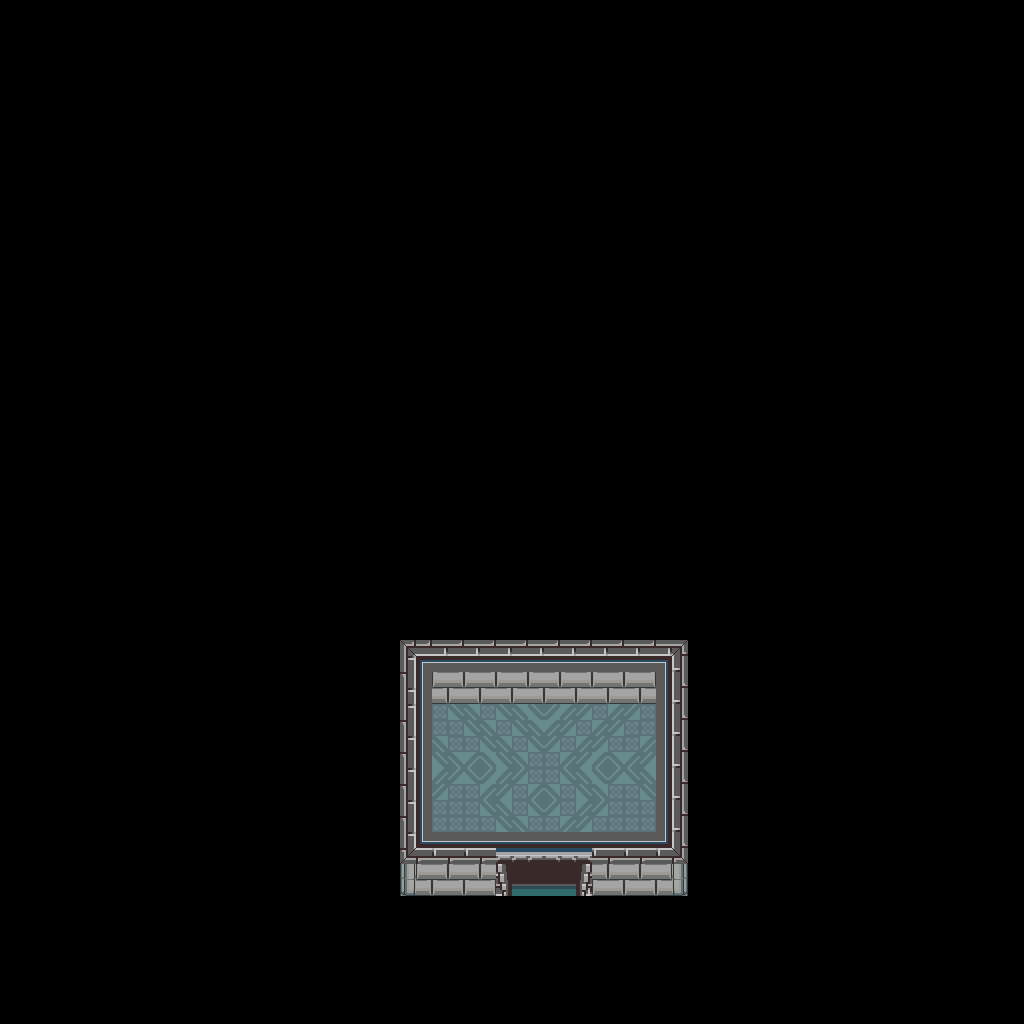

A level layout from a 2D game, rendered from its tile map. Below: a short description, then the map file with tile-grid data replaced by summaries:
An orthogonal 64x64 tile map with 16x16 px tiles, 1 tile layer (base), 1 hidden layer not drawn and 1 object.

<map version="1.10" tiledversion="1.12.1" orientation="orthogonal" renderorder="right-down" width="64" height="64" tilewidth="16" tileheight="16" infinite="0" nextlayerid="3" nextobjectid="2">
 <tileset firstgid="1" source="../classiciphone_pics4.tsx" />
 <layer id="1" name="base" width="64" height="64">
  <data>[4096 cells, 4096 non-empty, 43 distinct tile ids]</data>
 </layer>
 <layer id="2" name="collision" width="64" height="64" visible="0">
  <properties><property name="collision" value="true" /></properties>
  <data>[4096 cells, 3976 non-empty, 1 distinct tile ids]</data>
 </layer>
 <objectgroup id="3" name="npcs">
  <object id="1" x="528.0" y="672.0" width="16" height="16">
   <properties>
    <property name="gani" value="block.png" />
    <property name="script" type="string">-- Auto-converted from GraalScript
-- function onCreated(){
-- chat= "3rd Floor";}
-- function onPlayerTouchsMe() {
-- player.setlevel2("gc_swat_inside_07.nw",32.5,44);
-- player.dir = 2;
end</property>
   </properties>
  </object>
 </objectgroup>
</map>
